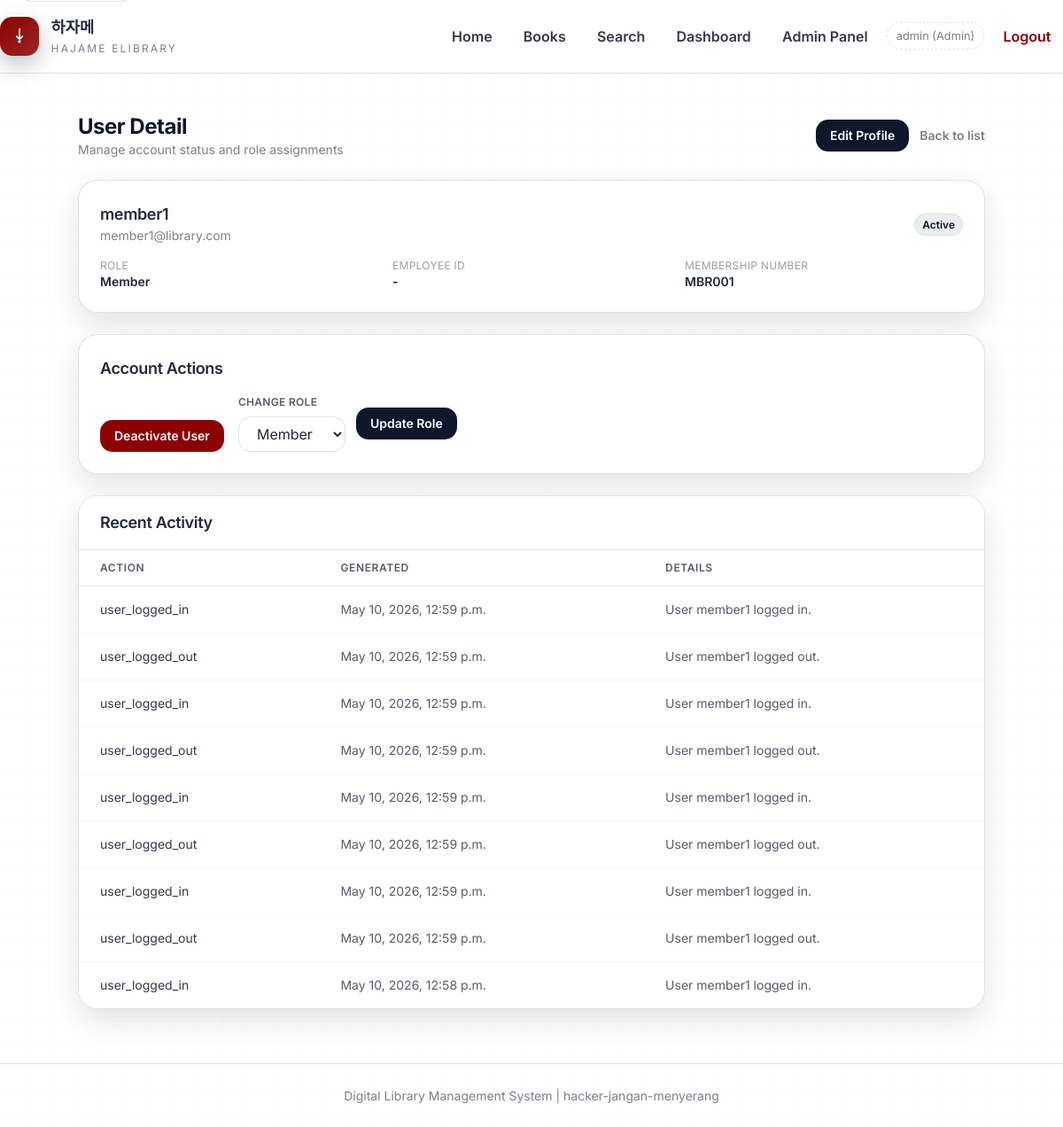
Screenshot of /admin-panel/users/4/ (signed in) with the database file from the repository.
### main/models.py (models this page shows, shortened)
class User(AbstractUser):
    class Role(models.TextChoices):
        MEMBER = 'member', 'Member'
        LIBRARIAN = 'librarian', 'Librarian'
        ADMIN = 'admin', 'Admin'
    role = models.CharField(
        max_length=20,
        choices=Role.choices,
        default=Role.MEMBER
    )
    employee_id = models.CharField(
        max_length=50,
        blank=True,
        null=True,
        help_text="Employee ID for Librarian role"
    )
    membership_number = models.CharField(
        max_length=50,
        blank=True,
        null=True,
        help_text="Membership number for Member role"
    )
    class Meta:
        db_table = 'users'

class AuditLog(models.Model):
    report_id = models.CharField(max_length=100, unique=True)
    generated_date = models.DateTimeField(auto_now_add=True)
    target_action = models.CharField(max_length=255)
    performed_by = models.ForeignKey(
        User,
        on_delete=models.SET_NULL,
        null=True,
        related_name='audit_logs'
    )
    details = models.TextField(blank=True)
    class Meta:
        db_table = 'audit_logs'
        ordering = ['-generated_date']

### main/admin_views.py (the view)
# urls.py: path('admin-panel/users/<int:user_id>/', admin_views.user_detail, name='user_detail'),
@role_required('admin')
@require_http_methods(["GET"])
def user_detail(request, user_id):
    target_user = get_object_or_404(User, id=user_id)
    user_logs = AuditLog.objects.filter(
        performed_by=target_user
    ).order_by('-generated_date')[:10]
    return render(request, 'main/admin_user_detail.html', {
        'target_user': target_user,
        'user_logs': user_logs,
        'role_choices': User.Role.choices,
        'is_self': target_user.id == request.user.id,
    })

### main/templates/main/admin_user_detail.html (shortened to what this page needs)
{% extends 'main/base.html' %}
{% block content %}
<div class="max-w-5xl mx-auto space-y-6">
    <div class="flex items-center justify-between">
        <div>
            <h2 class="text-2xl font-bold text-slate-900">User Detail</h2>
            <p class="text-sm text-slate-500">Manage account status and role assignments</p>
        </div>
        <div class="flex items-center gap-3">
            <a href="{% url 'main:user_edit' target_user.id %}" class="px-4 py-2 bg-slate-900 text-white text-sm font-semibold rounded-lg hover:bg-slate-800 transition-colors">Edit Profile</a>
            <a href="{% url 'main:user_list' %}" class="text-sm font-semibold text-slate-500 hover:text-slate-700">Back to list</a>
        </div>
    </div>
    <div class="bg-white border border-slate-200 rounded-2xl shadow-sm p-6">
        <div class="flex items-center justify-between">
            <div>
                <h3 class="text-lg font-semibold text-slate-800">{{ target_user.username }}</h3>
                <p class="text-sm text-slate-500">{{ target_user.email|default:'-' }}</p>
            </div>
            <div>
                {% if target_user.is_active %}
                    <span class="px-2 py-1 text-xs font-semibold rounded-full bg-green-50 text-green-700 border border-green-200">Active</span>
                {% else %}
                    <span class="px-2 py-1 text-xs font-semibold rounded-full bg-red-50 text-red-700 border border-red-200">Inactive</span>
                {% endif %}
            </div>
        </div>
        <div class="mt-4 grid grid-cols-1 md:grid-cols-3 gap-4 text-sm text-slate-600">
            <div>
                <p class="text-xs text-slate-400 uppercase tracking-wide">Role</p>
                <p class="font-semibold text-slate-800">{{ target_user.get_role_display }}</p>
            </div>
            <div>
                <p class="text-xs text-slate-400 uppercase tracking-wide">Employee ID</p>
                <p class="font-semibold text-slate-800">{{ target_user.employee_id|default:'-' }}</p>
            </div>
            <div>
                <p class="text-xs text-slate-400 uppercase tracking-wide">Membership Number</p>
                <p class="font-semibold text-slate-800">{{ target_user.membership_number|default:'-' }}</p>
            </div>
        </div>
    </div>
    <div class="bg-white border border-slate-200 rounded-2xl shadow-sm p-6 space-y-4">
        <h3 class="text-lg font-semibold text-slate-800">Account Actions</h3>
        <div class="flex flex-col md:flex-row md:items-end gap-4">
            <form method="post" action="{% url 'main:user_toggle_active' target_user.id %}" class="inline">
                <button type="submit" class="px-4 py-2 text-sm font-semibold rounded-lg {% if target_user.is_active %}bg-red-800 text-white hover:bg-red-900{% else %}bg-green-600 text-white hover:bg-green-700{% endif %} transition-colors" {% if is_self %}disabled{% endif %}>
                    {% if target_user.is_active %}Deactivate User{% else %}Activate User{% endif %}
                </button>
            </form>
            <form method="post" action="{% url 'main:user_change_role' target_user.id %}" class="flex items-center gap-3">
                <div>
                    <label class="block text-xs font-semibold text-slate-600 uppercase tracking-wide mb-2">Change Role</label>
                    <select name="role" class="px-4 py-2 rounded-lg border border-slate-300 focus:border-red-700 focus:ring-2 focus:ring-red-700/20 outline-none transition-all" {% if is_self %}disabled{% endif %}>
                        {% for value, label in role_choices %}
                            <option value="{{ value }}" {% if value == target_user.role %}selected{% endif %}>{{ label }}</option>
                        {% endfor %}
                    </select>
                </div>
                <button type="submit" class="px-4 py-2 bg-slate-900 text-white text-sm font-semibold rounded-lg hover:bg-slate-800 transition-colors" {% if is_self %}disabled{% endif %}>
                    Update Role
                </button>
            </form>
        </div>
    </div>
    <div class="bg-white border border-slate-200 rounded-2xl shadow-sm overflow-hidden">
        <div class="px-6 py-4 border-b border-slate-200 bg-slate-50">
            <h3 class="text-lg font-semibold text-slate-800">Recent Activity</h3>
        </div>
        {% if user_logs %}
            <div class="overflow-x-auto">
                <table class="min-w-full divide-y divide-slate-200">
                    <thead class="bg-slate-50">
                        <tr>
                            <th class="px-6 py-3 text-left text-xs font-semibold text-slate-600 uppercase tracking-wider">Action</th>
                            <th class="px-6 py-3 text-left text-xs font-semibold text-slate-600 uppercase tracking-wider">Generated</th>
                            <th class="px-6 py-3 text-left text-xs font-semibold text-slate-600 uppercase tracking-wider">Details</th>
                        </tr>
                    </thead>
                    <tbody class="bg-white divide-y divide-slate-100">
                        {% for log in user_logs %}
                            <tr>
                                <td class="px-6 py-4 text-sm text-slate-700">{{ log.target_action }}</td>
                                <td class="px-6 py-4 text-sm text-slate-600">{{ log.generated_date }}</td>
                                <td class="px-6 py-4 text-sm text-slate-600">{{ log.details|default:'-' }}</td>
                            </tr>
                        {% endfor %}
                    </tbody>
                </table>
            </div>
        {% else %}
            <div class="px-6 py-6 text-sm text-slate-500">
                No recent activity for this user.
            </div>
        {% endif %}
    </div>
</div>
{% endblock %}

### main/templates/main/base.html (shortened to what this page needs)
{% load static %}
<!DOCTYPE html>
<html lang="en">
<head>
    <script src="https://cdn.tailwindcss.com"></script>
    <link rel="stylesheet" href="{% static 'css/style.css' %}">
</head>
<body class="app-shell bg-white text-slate-800 min-h-screen flex flex-col">
    <header class="site-header">
        <div class="container-custom header-row">
            <a href="{% url 'main:landing' %}" class="brand-link">
                <span class="brand-mark" aria-hidden="true">
                    <svg viewBox="0 0 24 24" class="w-4 h-4 text-white" fill="none" stroke="currentColor" stroke-width="2">
                        <path d="M12 2L12 16M12 16L8 12M12 16L16 12" stroke-linecap="round" stroke-linejoin="round"></path>
                        <circle cx="12" cy="19" r="1"></circle>
                    </svg>
                </span>
                <span class="brand-text">
                    <span class="brand-title">하자메</span>
                    <span class="brand-sub">Hajame eLibrary</span>
                </span>
            </a>
            <nav class="site-nav">
                <a href="{% url 'main:landing' %}" class="nav-link">Home</a>
                <a href="{% url 'main:book_list' %}" class="nav-link">Books</a>
                <a href="{% url 'main:search_books' %}" class="nav-link">Search</a>
                {% if user.is_authenticated %}
                    {% if user.role == 'member' %}
                        <a href="{% url 'main:member_dashboard' %}" class="nav-link">Dashboard</a>
                        <a href="{% url 'main:borrow_history' %}" class="nav-link">My History</a>
                    {% elif user.role == 'librarian' %}
                        <a href="{% url 'main:librarian_dashboard' %}" class="nav-link">Dashboard</a>
                        <a href="{% url 'main:book_management_list' %}" class="nav-link">Books</a>
                        <a href="{% url 'main:category_list' %}" class="nav-link">Categories</a>
                        <a href="{% url 'main:generate_report' %}" class="nav-link">Report</a>
                    {% elif user.role == 'admin' %}
                        <a href="{% url 'main:admin_dashboard' %}" class="nav-link">Dashboard</a>
                        <a href="{% url 'main:lockout_admin' %}" class="nav-link">Admin Panel</a>
                    {% endif %}
                    <span class="nav-meta">{{ user.username }} ({{ user.get_role_display }})</span>
                    <a href="{% url 'main:logout' %}" class="nav-link nav-ghost">Logout</a>
                {% else %}
                    <a href="{% url 'main:login' %}" class="nav-cta">Login</a>
                {% endif %}
            </nav>
        </div>
    </header>
    <main id="main-content" class="site-main flex-1">
        <div class="container-custom">
            {% block content %}{% endblock %}
        </div>
    </main>
    <footer class="site-footer">
        <div class="container-custom text-center text-sm">
            <p>Digital Library Management System | hacker-jangan-menyerang</p>
        </div>
    </footer>
</body>
</html>

### rows the page displays
User: username "admin", role "Admin"
User: username "member1", email "member1@library.com", role "Member", employee_id "-", membership_number "MBR001"
AuditLog: target_action "user_logged_in", generated_date "May 10, 2026, 12:59 p.m.", details "User member1 logged in."
AuditLog: target_action "user_logged_out", generated_date "May 10, 2026, 12:59 p.m.", details "User member1 logged out."
AuditLog: target_action "user_logged_in", generated_date "May 10, 2026, 12:59 p.m.", details "User member1 logged in."
AuditLog: target_action "user_logged_out", generated_date "May 10, 2026, 12:59 p.m.", details "User member1 logged out."
AuditLog: target_action "user_logged_in", generated_date "May 10, 2026, 12:59 p.m.", details "User member1 logged in."
AuditLog: target_action "user_logged_out", generated_date "May 10, 2026, 12:59 p.m.", details "User member1 logged out."
AuditLog: target_action "user_logged_in", generated_date "May 10, 2026, 12:59 p.m.", details "User member1 logged in."
AuditLog: target_action "user_logged_out", generated_date "May 10, 2026, 12:59 p.m.", details "User member1 logged out."
AuditLog: target_action "user_logged_in", generated_date "May 10, 2026, 12:58 p.m.", details "User member1 logged in."
